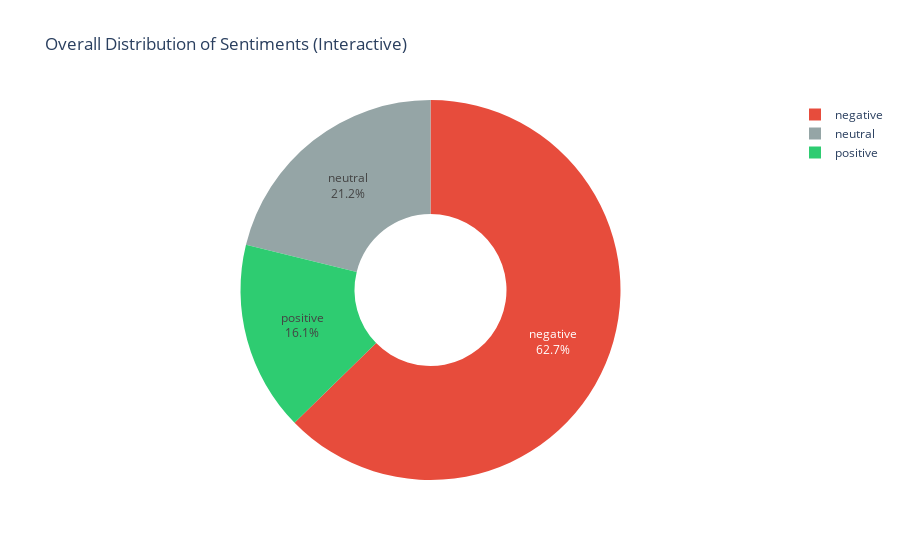

Write notebook code for a chart like this one.
### Code cell
sentiment_counts = df['airline_sentiment'].value_counts().reset_index()
sentiment_counts.columns = ['Sentiment', 'Count']

color_map = {"negative": "#E74C3C", "neutral": "#95A5A6", "positive": "#2ECC71"}

fig = px.pie(sentiment_counts, 
             values='Count', 
             names='Sentiment', 
             title='Overall Distribution of Sentiments (Interactive)',
             color='Sentiment',
             color_discrete_map=color_map,
             hole=0.4, 
             hover_data=['Count'])

fig.update_traces(textposition='inside', textinfo='percent+label')

# عرض الرسم
fig.show()

### Figure 1 — Plotly figure (JSON) as saved in the notebook; plotly's stock layout.template omitted (floating-point values rounded to 4 significant figures)
{"data": [{"customdata": [[9178, "negative"], [3099, "neutral"], [2363, "positive"]], "domain": {"x": [0, 1], "y": [0, 1]}, "hole": 0.4, "hovertemplate": "Sentiment=%{customdata[1]}<br>Count=%{customdata[0]}<extra></extra>", "labels": ["negative", "neutral", "positive"], "legendgroup": "", "marker": {"colors": ["#E74C3C", "#95A5A6", "#2ECC71"]}, "name": "", "showlegend": true, "textinfo": "percent+label", "textposition": "inside", "type": "pie", "values": [9178, 3099, 2363]}], "layout": {"legend": {"tracegroupgap": 0}, "title": {"text": "Overall Distribution of Sentiments (Interactive)"}}}
